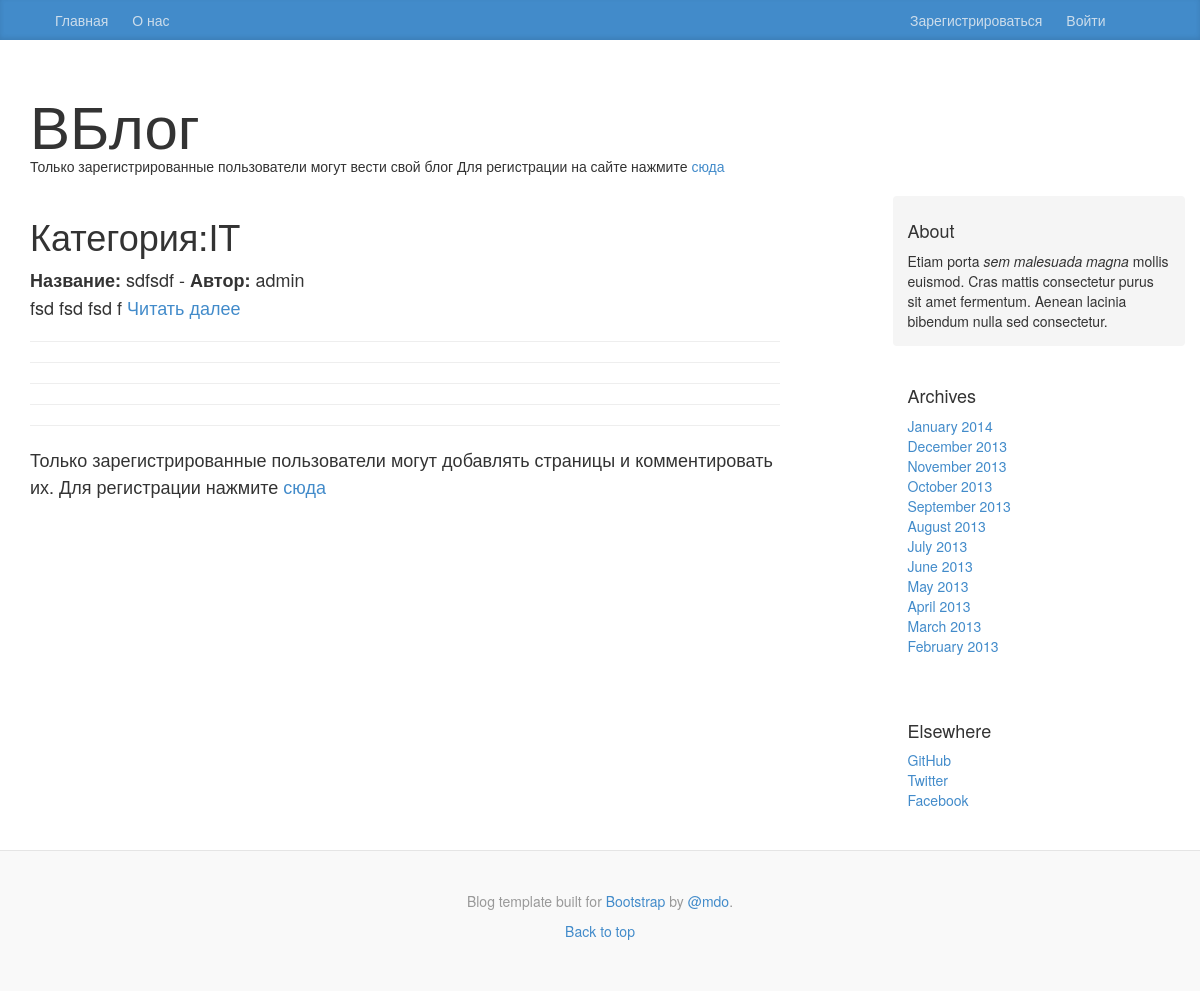
The page /blog/show_category/it/ on the database as committed earlier.
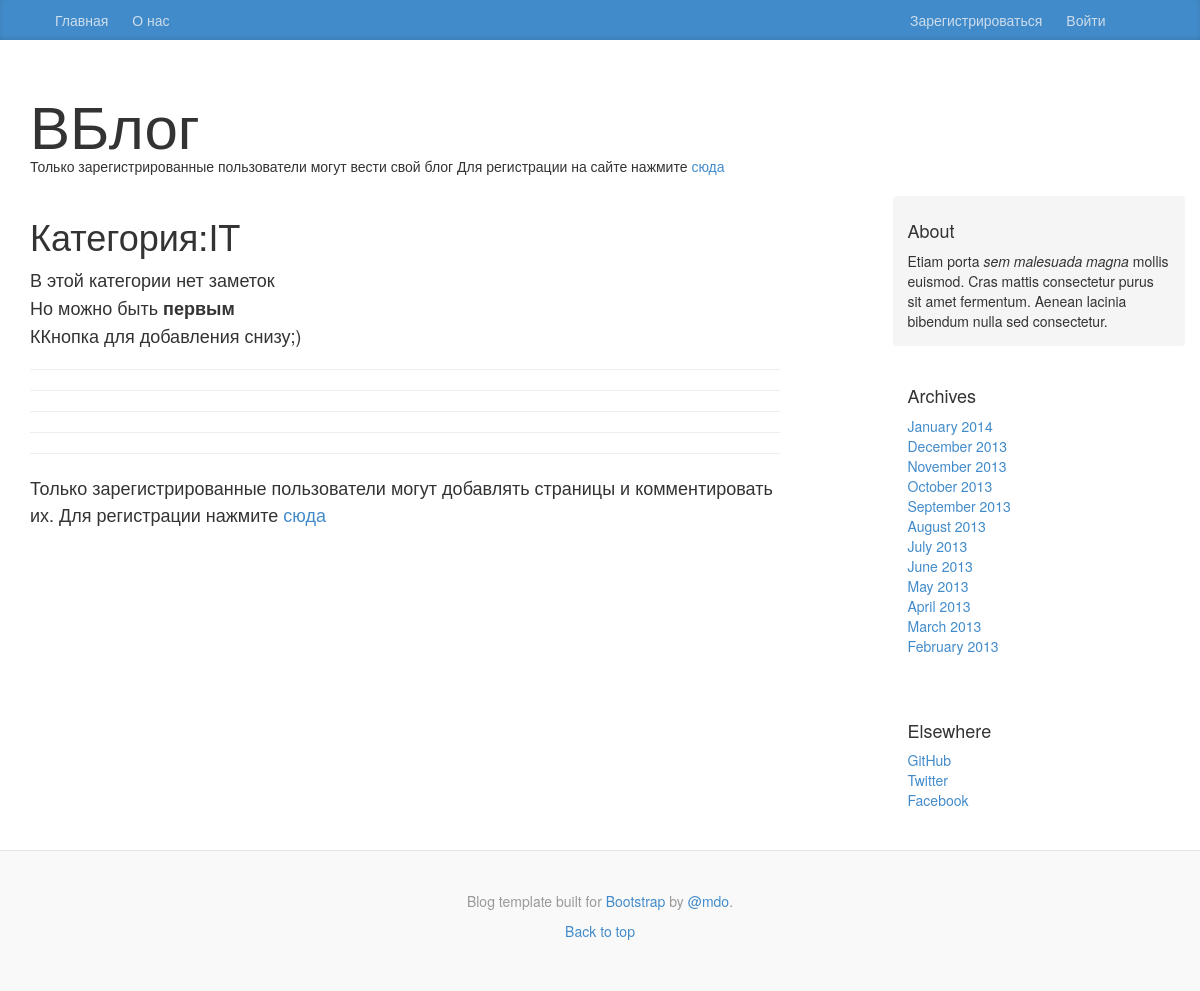
The same page on the database as committed later.
### blog/models.py (models this page shows, shortened)
class Page(models.Model):
    category = models.ForeignKey(Category)
    id = models.IntegerField(primary_key=True)
    title = models.CharField(max_length=128)
    author = models.CharField(max_length=128)
    date_print = models.DateTimeField(auto_now_add=True)
    content = models.CharField(max_length=5000,)
    views = models.IntegerField(default=0)
    likes = models.ManyToManyField(User, related_name='likes',default=0)
    dislikes = models.ManyToManyField(User, related_name='dislikes',default=0)
    favorite = models.BooleanField(default=False)

### blog/views.py (the view)
# urls.py: url(r'^show_category/(?P<category_name_slug>[\w\-]+)/$', views.show_category, name='show_category'),
def show_category(request, category_name_slug):
    context_dict = {}
    try:
        category = Category.objects.get(slug=category_name_slug)
        pages = Page.objects.filter(category=category)
        context_dict['category'] = category
        context_dict['pages'] = pages
    except:
        context_dict['category'] = None
        context_dict['pages'] = None
    return render(request, 'blog/show_category.html', context_dict)

### template/blog/show_category.html (shortened to what this page needs)
{% extends 'blog/base.html' %}
{% block body_block%}
    {% if category %}
        <strong><h1>Категория:{{ category.name }}</h1></strong>
        {% if pages %}
            {% for page in pages %}
                    <strong>Название:</strong> {{ page.title }} - <strong>Автор:</strong> {{ page.author }}<br>
                                   {{ page.content }}<a href="{% url 'show_page' page.id %}"> Читать далее</a><br>
            {% endfor %}
        {% else %}
            В этой категории нет заметок<br>
            Но можно быть <strong>первым</strong><br>
            ККнопка для добавления снизу;)
        {% endif %}
    {% else %}
        Нет страниц
    {% endif %}
    <hr>
    <hr>
    <hr>
    <hr>
    <hr>
    {% if  user.is_authenticated %}
        <a href="{%  url 'add_page' category.slug %}"><strong><i class="fa fa-file fa-3x" aria-hidden="true"></i></strong></a>
    {% else %}
        Только зарегистрированные пользователи могут добавлять страницы и комментировать их.
        Для регистрации нажмите <a href="{% url 'registration_register' %}">сюда</a>
    {% endif %}
{% endblock %}

Rows that differ between the two databases and show on the page:
removed Page: title "sdfsdf", author "admin", content "fsd fsd fsd f"
Other text that changed with them:
text now shown: "В этой категории нет заметок Но можно быть первым ККнопка для добавления снизу;)"
